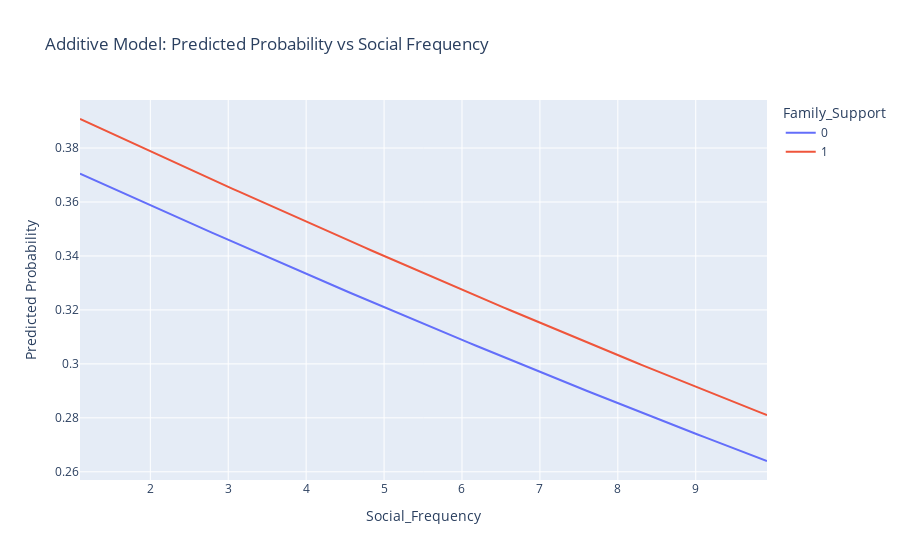
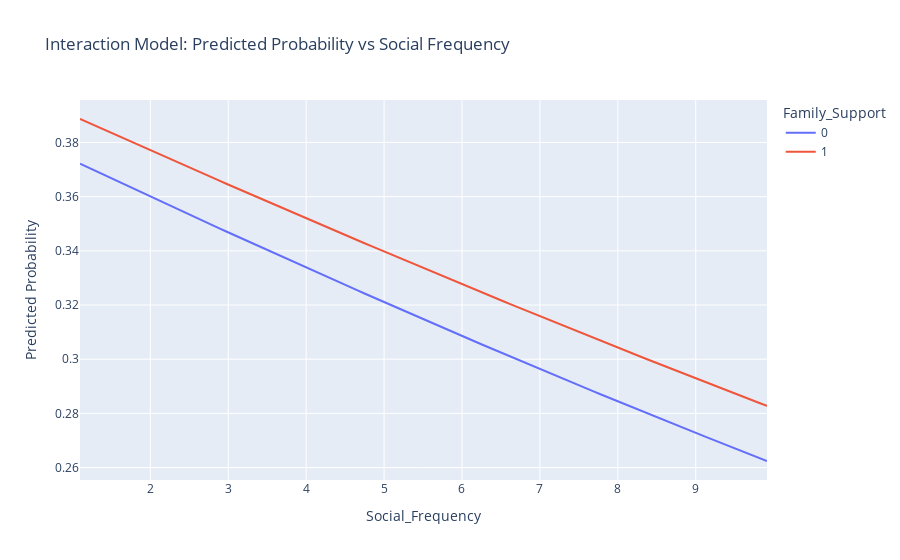

The cell these charts' notebook holds for them, in order:
### Code cell
import pandas as pd
import statsmodels.formula.api as smf
import numpy as np
import plotly.express as px
import plotly.graph_objects as go

# Generating a random dataset
np.random.seed(42)
data = pd.DataFrame({
    'Health_Score': np.random.normal(70, 10, 200),  # Continuous outcome variable
    'Social_Frequency': np.random.uniform(1, 10, 200),  # Continuous predictor
    'Family_Support': np.random.choice([0, 1], size=200),  # Binary predictor
    'Age_Group': np.random.choice(['20_30', '30_40', '40_plus'], size=200),  # Categorical predictor
    'Health_Status': np.random.choice(['Good', 'Poor', 'Fair'], size=200)  # Categorical outcome
})

# Step 1: Convert categorical variable into binary variables (one-hot encoding)
data = pd.get_dummies(data, columns=['Age_Group'], drop_first=True)

# Step 2: Create a binary outcome variable from a categorical outcome
# Example: Transform 'Health_Status' into a binary outcome where 'Good' = 1 and others = 0
data['Health_Binary'] = (data['Health_Status'] == 'Good').astype(int)

# Step 3: Logistic regression with an additive specification
additive_formula = 'Health_Binary ~ Social_Frequency + Family_Support + Age_Group_30_40 + Age_Group_40_plus'
log_reg_additive = smf.logit(additive_formula, data=data).fit()
print("Additive Model Summary:")
print(log_reg_additive.summary())

# Step 4: Logistic regression with an interaction term (synergistic specification)
interaction_formula = 'Health_Binary ~ Social_Frequency * Family_Support + Age_Group_30_40 + Age_Group_40_plus'
log_reg_interaction = smf.logit(interaction_formula, data=data).fit()
print("Interaction Model Summary:")
print(log_reg_interaction.summary())

# Step 5: Visualize results assuming a linear form for illustrative purposes
# Simulating data for plotting
social_freq = np.linspace(data['Social_Frequency'].min(), data['Social_Frequency'].max(), 100)
family_support = [0, 1]  # Binary indicator

# Create a DataFrame for predictions
plot_data = pd.DataFrame({
    'Social_Frequency': np.tile(social_freq, len(family_support)),
    'Family_Support': np.repeat(family_support, len(social_freq)),
    'Age_Group_30_40': 0,  # Assume baseline age group
    'Age_Group_40_plus': 0  # Assume baseline age group
})

# Predict probabilities for additive and interaction models
plot_data['Additive_Pred'] = log_reg_additive.predict(plot_data)
plot_data['Interaction_Pred'] = log_reg_interaction.predict(plot_data)

# Plot additive model
fig_additive = px.line(
    plot_data, x='Social_Frequency', y='Additive_Pred', color='Family_Support',
    labels={'Additive_Pred': 'Predicted Probability'},
    title='Additive Model: Predicted Probability vs Social Frequency'
)
fig_additive.show()

# Plot interaction model
fig_interaction = px.line(
    plot_data, x='Social_Frequency', y='Interaction_Pred', color='Family_Support',
    labels={'Interaction_Pred': 'Predicted Probability'},
    title='Interaction Model: Predicted Probability vs Social Frequency'
)
fig_interaction.show()

# Comments on necessity of interaction term
# Analyze and compare log-likelihood, pseudo R-squared, and AIC values from the model summaries.
# Discuss whether the interaction term significantly improves the model based on statistical evidence.

### Figure 1 — Plotly figure (JSON) as saved in the notebook; plotly's stock layout.template omitted (floating-point values rounded to 4 significant figures)
{"data": [{"hovertemplate": "Family_Support=0<br>Social_Frequency=%{x}<br>Predicted Probability=%{y}<extra></extra>", "legendgroup": "0", "line": {"color": "#636efa", "dash": "solid"}, "marker": {"symbol": "circle"}, "mode": "lines", "name": "0", "orientation": "v", "showlegend": true, "type": "scatter", "x": [1.098, 1.187, 1.276, 1.365, 1.454, 1.543, 1.632, 1.721, 1.81, 1.899, 1.988, 2.077, 2.166, 2.255, 2.344, 2.433, 2.523, 2.612, 2.701, 2.79, 2.879, 2.968, 3.057, 3.146, 3.235, 3.324, 3.413, 3.502, 3.591, 3.68, 3.769, 3.858, 3.947, 4.037, 4.126, 4.215, 4.304, 4.393, 4.482, 4.571, 4.66, 4.749, 4.838, 4.927, 5.016, 5.105, 5.194, 5.283, 5.372, 5.462, 5.551, 5.64, 5.729, 5.818, 5.907, 5.996, 6.085, 6.174, 6.263, 6.352, 6.441, 6.53, 6.619, 6.708, 6.797, 6.886, 6.976, 7.065, 7.154, 7.243, 7.332, 7.421, 7.51, 7.599, 7.688, 7.777, 7.866, 7.955, 8.044, 8.133, 8.222, 8.311, 8.401, 8.49, 8.579, 8.668, 8.757, 8.846, 8.935, 9.024, 9.113, 9.202, 9.291, 9.38, 9.469, 9.558, 9.647, 9.736, 9.825, 9.915], "xaxis": "x", "y": [0.3705, 0.3694, 0.3682, 0.367, 0.3659, 0.3647, 0.3636, 0.3624, 0.3612, 0.3601, 0.3589, 0.3578, 0.3566, 0.3555, 0.3544, 0.3532, 0.3521, 0.3509, 0.3498, 0.3486, 0.3475, 0.3464, 0.3452, 0.3441, 0.343, 0.3419, 0.3407, 0.3396, 0.3385, 0.3374, 0.3363, 0.3351, 0.334, 0.3329, 0.3318, 0.3307, 0.3296, 0.3285, 0.3274, 0.3263, 0.3252, 0.3241, 0.323, 0.3219, 0.3208, 0.3197, 0.3186, 0.3175, 0.3165, 0.3154, 0.3143, 0.3132, 0.3121, 0.3111, 0.31, 0.3089, 0.3079, 0.3068, 0.3057, 0.3047, 0.3036, 0.3026, 0.3015, 0.3005, 0.2994, 0.2984, 0.2973, 0.2963, 0.2952, 0.2942, 0.2931, 0.2921, 0.2911, 0.29, 0.289, 0.288, 0.287, 0.2859, 0.2849, 0.2839, 0.2829, 0.2819, 0.2809, 0.2799, 0.2788, 0.2778, 0.2768, 0.2758, 0.2748, 0.2738, 0.2728, 0.2719, 0.2709, 0.2699, 0.2689, 0.2679, 0.2669, 0.266, 0.265, 0.264], "yaxis": "y"}, {"hovertemplate": "Family_Support=1<br>Social_Frequency=%{x}<br>Predicted Probability=%{y}<extra></extra>", "legendgroup": "1", "line": {"color": "#EF553B", "dash": "solid"}, "marker": {"symbol": "circle"}, "mode": "lines", "name": "1", "orientation": "v", "showlegend": true, "type": "scatter", "x": [1.098, 1.187, 1.276, 1.365, 1.454, 1.543, 1.632, 1.721, 1.81, 1.899, 1.988, 2.077, 2.166, 2.255, 2.344, 2.433, 2.523, 2.612, 2.701, 2.79, 2.879, 2.968, 3.057, 3.146, 3.235, 3.324, 3.413, 3.502, 3.591, 3.68, 3.769, 3.858, 3.947, 4.037, 4.126, 4.215, 4.304, 4.393, 4.482, 4.571, 4.66, 4.749, 4.838, 4.927, 5.016, 5.105, 5.194, 5.283, 5.372, 5.462, 5.551, 5.64, 5.729, 5.818, 5.907, 5.996, 6.085, 6.174, 6.263, 6.352, 6.441, 6.53, 6.619, 6.708, 6.797, 6.886, 6.976, 7.065, 7.154, 7.243, 7.332, 7.421, 7.51, 7.599, 7.688, 7.777, 7.866, 7.955, 8.044, 8.133, 8.222, 8.311, 8.401, 8.49, 8.579, 8.668, 8.757, 8.846, 8.935, 9.024, 9.113, 9.202, 9.291, 9.38, 9.469, 9.558, 9.647, 9.736, 9.825, 9.915], "xaxis": "x", "y": [0.3908, 0.3896, 0.3884, 0.3872, 0.386, 0.3848, 0.3836, 0.3824, 0.3813, 0.3801, 0.3789, 0.3777, 0.3766, 0.3754, 0.3742, 0.373, 0.3719, 0.3707, 0.3695, 0.3684, 0.3672, 0.366, 0.3649, 0.3637, 0.3626, 0.3614, 0.3603, 0.3591, 0.358, 0.3568, 0.3557, 0.3545, 0.3534, 0.3522, 0.3511, 0.3499, 0.3488, 0.3477, 0.3465, 0.3454, 0.3443, 0.3432, 0.342, 0.3409, 0.3398, 0.3387, 0.3375, 0.3364, 0.3353, 0.3342, 0.3331, 0.332, 0.3309, 0.3297, 0.3286, 0.3275, 0.3264, 0.3253, 0.3242, 0.3231, 0.3221, 0.321, 0.3199, 0.3188, 0.3177, 0.3166, 0.3155, 0.3145, 0.3134, 0.3123, 0.3112, 0.3102, 0.3091, 0.308, 0.307, 0.3059, 0.3048, 0.3038, 0.3027, 0.3017, 0.3006, 0.2996, 0.2985, 0.2975, 0.2964, 0.2954, 0.2943, 0.2933, 0.2923, 0.2912, 0.2902, 0.2892, 0.2881, 0.2871, 0.2861, 0.2851, 0.284, 0.283, 0.282, 0.281], "yaxis": "y"}], "layout": {"legend": {"title": {"text": "Family_Support"}, "tracegroupgap": 0}, "title": {"text": "Additive Model: Predicted Probability vs Social Frequency"}, "xaxis": {"anchor": "y", "domain": [0, 1], "title": {"text": "Social_Frequency"}}, "yaxis": {"anchor": "x", "domain": [0, 1], "title": {"text": "Predicted Probability"}}}}

### Figure 2 — Plotly figure (JSON) as saved in the notebook; plotly's stock layout.template omitted (floating-point values rounded to 4 significant figures)
{"data": [{"hovertemplate": "Family_Support=0<br>Social_Frequency=%{x}<br>Predicted Probability=%{y}<extra></extra>", "legendgroup": "0", "line": {"color": "#636efa", "dash": "solid"}, "marker": {"symbol": "circle"}, "mode": "lines", "name": "0", "orientation": "v", "showlegend": true, "type": "scatter", "x": [1.098, 1.187, 1.276, 1.365, 1.454, 1.543, 1.632, 1.721, 1.81, 1.899, 1.988, 2.077, 2.166, 2.255, 2.344, 2.433, 2.523, 2.612, 2.701, 2.79, 2.879, 2.968, 3.057, 3.146, 3.235, 3.324, 3.413, 3.502, 3.591, 3.68, 3.769, 3.858, 3.947, 4.037, 4.126, 4.215, 4.304, 4.393, 4.482, 4.571, 4.66, 4.749, 4.838, 4.927, 5.016, 5.105, 5.194, 5.283, 5.372, 5.462, 5.551, 5.64, 5.729, 5.818, 5.907, 5.996, 6.085, 6.174, 6.263, 6.352, 6.441, 6.53, 6.619, 6.708, 6.797, 6.886, 6.976, 7.065, 7.154, 7.243, 7.332, 7.421, 7.51, 7.599, 7.688, 7.777, 7.866, 7.955, 8.044, 8.133, 8.222, 8.311, 8.401, 8.49, 8.579, 8.668, 8.757, 8.846, 8.935, 9.024, 9.113, 9.202, 9.291, 9.38, 9.469, 9.558, 9.647, 9.736, 9.825, 9.915], "xaxis": "x", "y": [0.3722, 0.371, 0.3698, 0.3686, 0.3674, 0.3662, 0.365, 0.3638, 0.3626, 0.3614, 0.3602, 0.359, 0.3578, 0.3567, 0.3555, 0.3543, 0.3531, 0.3519, 0.3508, 0.3496, 0.3484, 0.3472, 0.3461, 0.3449, 0.3437, 0.3426, 0.3414, 0.3403, 0.3391, 0.338, 0.3368, 0.3356, 0.3345, 0.3334, 0.3322, 0.3311, 0.3299, 0.3288, 0.3276, 0.3265, 0.3254, 0.3242, 0.3231, 0.322, 0.3209, 0.3197, 0.3186, 0.3175, 0.3164, 0.3153, 0.3142, 0.3131, 0.3119, 0.3108, 0.3097, 0.3086, 0.3075, 0.3064, 0.3053, 0.3043, 0.3032, 0.3021, 0.301, 0.2999, 0.2988, 0.2977, 0.2967, 0.2956, 0.2945, 0.2934, 0.2924, 0.2913, 0.2902, 0.2892, 0.2881, 0.2871, 0.286, 0.285, 0.2839, 0.2829, 0.2818, 0.2808, 0.2797, 0.2787, 0.2777, 0.2766, 0.2756, 0.2746, 0.2736, 0.2725, 0.2715, 0.2705, 0.2695, 0.2685, 0.2674, 0.2664, 0.2654, 0.2644, 0.2634, 0.2624], "yaxis": "y"}, {"hovertemplate": "Family_Support=1<br>Social_Frequency=%{x}<br>Predicted Probability=%{y}<extra></extra>", "legendgroup": "1", "line": {"color": "#EF553B", "dash": "solid"}, "marker": {"symbol": "circle"}, "mode": "lines", "name": "1", "orientation": "v", "showlegend": true, "type": "scatter", "x": [1.098, 1.187, 1.276, 1.365, 1.454, 1.543, 1.632, 1.721, 1.81, 1.899, 1.988, 2.077, 2.166, 2.255, 2.344, 2.433, 2.523, 2.612, 2.701, 2.79, 2.879, 2.968, 3.057, 3.146, 3.235, 3.324, 3.413, 3.502, 3.591, 3.68, 3.769, 3.858, 3.947, 4.037, 4.126, 4.215, 4.304, 4.393, 4.482, 4.571, 4.66, 4.749, 4.838, 4.927, 5.016, 5.105, 5.194, 5.283, 5.372, 5.462, 5.551, 5.64, 5.729, 5.818, 5.907, 5.996, 6.085, 6.174, 6.263, 6.352, 6.441, 6.53, 6.619, 6.708, 6.797, 6.886, 6.976, 7.065, 7.154, 7.243, 7.332, 7.421, 7.51, 7.599, 7.688, 7.777, 7.866, 7.955, 8.044, 8.133, 8.222, 8.311, 8.401, 8.49, 8.579, 8.668, 8.757, 8.846, 8.935, 9.024, 9.113, 9.202, 9.291, 9.38, 9.469, 9.558, 9.647, 9.736, 9.825, 9.915], "xaxis": "x", "y": [0.3887, 0.3875, 0.3864, 0.3852, 0.3841, 0.3829, 0.3818, 0.3807, 0.3795, 0.3784, 0.3773, 0.3761, 0.375, 0.3739, 0.3727, 0.3716, 0.3705, 0.3694, 0.3682, 0.3671, 0.366, 0.3649, 0.3638, 0.3626, 0.3615, 0.3604, 0.3593, 0.3582, 0.3571, 0.356, 0.3549, 0.3538, 0.3527, 0.3516, 0.3505, 0.3494, 0.3483, 0.3472, 0.3461, 0.345, 0.3439, 0.3428, 0.3417, 0.3406, 0.3395, 0.3385, 0.3374, 0.3363, 0.3352, 0.3342, 0.3331, 0.332, 0.3309, 0.3299, 0.3288, 0.3277, 0.3267, 0.3256, 0.3246, 0.3235, 0.3225, 0.3214, 0.3203, 0.3193, 0.3182, 0.3172, 0.3162, 0.3151, 0.3141, 0.313, 0.312, 0.311, 0.3099, 0.3089, 0.3079, 0.3068, 0.3058, 0.3048, 0.3038, 0.3027, 0.3017, 0.3007, 0.2997, 0.2987, 0.2977, 0.2967, 0.2957, 0.2947, 0.2937, 0.2927, 0.2917, 0.2907, 0.2897, 0.2887, 0.2877, 0.2867, 0.2857, 0.2847, 0.2837, 0.2828], "yaxis": "y"}], "layout": {"legend": {"title": {"text": "Family_Support"}, "tracegroupgap": 0}, "title": {"text": "Interaction Model: Predicted Probability vs Social Frequency"}, "xaxis": {"anchor": "y", "domain": [0, 1], "title": {"text": "Social_Frequency"}}, "yaxis": {"anchor": "x", "domain": [0, 1], "title": {"text": "Predicted Probability"}}}}
